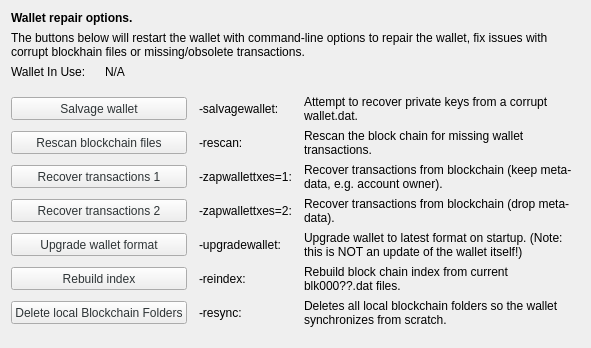
     <widget class="QWidget" name="tab_repair">
      <attribute name="title">
       <string>&amp;Wallet Repair</string>
      </attribute>
      <layout class="QGridLayout" name="gridLayout_4" columnstretch="0,0,0,0">
       <property name="horizontalSpacing">
        <number>12</number>
       </property>
       <item row="10" column="0" colspan="2">
        <widget class="QPushButton" name="btn_resync">
         <property name="minimumSize">
          <size>
           <width>100</width>
           <height>23</height>
          </size>
         </property>
         <property name="styleSheet">
          <string notr="true">color: rgb(46, 52, 54);</string>
         </property>
         <property name="text">
          <string>Delete local Blockchain Folders</string>
         </property>
        </widget>
       </item>
       <item row="0" column="0" colspan="4">
        <widget class="QLabel" name="label_repair_header">
         <property name="font">
          <font>
           <weight>75</weight>
           <bold>true</bold>
          </font>
         </property>
         <property name="text">
          <string>Wallet repair options.</string>
         </property>
        </widget>
       </item>
       <item row="1" column="0" colspan="4">
        <widget class="QLabel" name="label_repair_helptext">
         <property name="font">
          <font>
           <weight>50</weight>
           <bold>false</bold>
          </font>
         </property>
         <property name="text">
          <string>The buttons below will restart the wallet with command-line options to repair the wallet, fix issues with corrupt blockhain files or missing/obsolete transactions.</string>
         </property>
         <property name="wordWrap">
          <bool>true</bool>
         </property>
        </widget>
       </item>
       <item row="2" column="0">
        <widget class="QLabel" name="wallet_path_label">
         <property name="text">
          <string>Wallet In Use:</string>
         </property>
        </widget>
       </item>
       <item row="2" column="1" colspan="3">
        <widget class="QLabel" name="wallet_path">
         <property name="cursor">
          <cursorShape>IBeamCursor</cursorShape>
         </property>
         <property name="text">
          <string>N/A</string>
         </property>
         <property name="textFormat">
          <enum>Qt::PlainText</enum>
         </property>
         <property name="textInteractionFlags">
          <set>Qt::LinksAccessibleByMouse|Qt::TextSelectableByKeyboard|Qt::TextSelectableByMouse</set>
         </property>
        </widget>
       </item>
       <item row="3" column="0">
        <spacer name="verticalSpacer_repair1">
         <property name="orientation">
          <enum>Qt::Vertical</enum>
         </property>
         <property name="sizeHint" stdset="0">
          <size>
           <width>10</width>
           <height>10</height>
          </size>
         </property>
        </spacer>
       </item>
       <item row="4" column="0" colspan="2">
        <widget class="QPushButton" name="btn_salvagewallet">
         <property name="minimumSize">
          <size>
           <width>100</width>
           <height>23</height>
          </size>
         </property>
         <property name="styleSheet">
          <string notr="true">color: rgb(46, 52, 54);</string>
         </property>
         <property name="text">
          <string>Salvage wallet</string>
         </property>
        </widget>
       </item>
       <item row="4" column="2">
        <widget class="QLabel" name="label_repair_salvage_command">
         <property name="text">
          <string notr="true">-salvagewallet:</string>
         </property>
        </widget>
       </item>
       <item row="4" column="3">
        <widget class="QLabel" name="label_repair_salvage">
         <property name="text">
          <string>Attempt to recover private keys from a corrupt wallet.dat.</string>
         </property>
         <property name="wordWrap">
          <bool>true</bool>
         </property>
        </widget>
       </item>
       <item row="5" column="0" colspan="2">
        <widget class="QPushButton" name="btn_rescan">
         <property name="minimumSize">
          <size>
           <width>100</width>
           <height>23</height>
          </size>
         </property>
         <property name="styleSheet">
          <string notr="true">color: rgb(46, 52, 54);</string>
         </property>
         <property name="text">
          <string>Rescan blockchain files</string>
         </property>
        </widget>
       </item>
       <item row="5" column="2">
        <widget class="QLabel" name="label_repair_rescan_command">
         <property name="text">
          <string notr="true">-rescan:</string>
         </property>
        </widget>
       </item>
       <item row="5" column="3">
        <widget class="QLabel" name="label_repair_rescan">
         <property name="text">
          <string>Rescan the block chain for missing wallet transactions.</string>
         </property>
         <property name="wordWrap">
          <bool>true</bool>
         </property>
        </widget>
       </item>
       <item row="6" column="0" colspan="2">
        <widget class="QPushButton" name="btn_zapwallettxes1">
         <property name="minimumSize">
          <size>
           <width>100</width>
           <height>23</height>
          </size>
         </property>
         <property name="styleSheet">
          <string notr="true">color: rgb(46, 52, 54);</string>
         </property>
         <property name="text">
          <string>Recover transactions 1</string>
         </property>
        </widget>
       </item>
       <item row="6" column="2">
        <widget class="QLabel" name="label_repair_zap1_command">
         <property name="text">
          <string notr="true">-zapwallettxes=1:</string>
         </property>
        </widget>
       </item>
       <item row="6" column="3">
        <widget class="QLabel" name="label_repair_zap1">
         <property name="text">
          <string>Recover transactions from blockchain (keep meta-data, e.g. account owner).</string>
         </property>
         <property name="wordWrap">
          <bool>true</bool>
         </property>
        </widget>
       </item>
       <item row="7" column="0" colspan="2">
        <widget class="QPushButton" name="btn_zapwallettxes2">
         <property name="minimumSize">
          <size>
           <width>100</width>
           <height>23</height>
          </size>
         </property>
         <property name="styleSheet">
          <string notr="true">color: rgb(46, 52, 54);</string>
         </property>
         <property name="text">
          <string>Recover transactions 2</string>
         </property>
        </widget>
       </item>
       <item row="7" column="2">
        <widget class="QLabel" name="label_repair_zap2_command">
         <property name="text">
          <string notr="true">-zapwallettxes=2:</string>
         </property>
        </widget>
       </item>
       <item row="7" column="3">
        <widget class="QLabel" name="label_repair_zap2">
         <property name="text">
          <string>Recover transactions from blockchain (drop meta-data).</string>
         </property>
         <property name="wordWrap">
          <bool>true</bool>
         </property>
        </widget>
       </item>
       <item row="8" column="0" colspan="2">
        <widget class="QPushButton" name="btn_upgradewallet">
         <property name="minimumSize">
          <size>
           <width>100</width>
           <height>23</height>
          </size>
         </property>
         <property name="styleSheet">
          <string notr="true">color: rgb(46, 52, 54);</string>
         </property>
         <property name="text">
          <string>Upgrade wallet format</string>
         </property>
        </widget>
       </item>
       <item row="8" column="2">
        <widget class="QLabel" name="label_repair_upgrade_command">
         <property name="text">
          <string notr="true">-upgradewallet:</string>
         </property>
        </widget>
       </item>
       <item row="8" column="3">
        <widget class="QLabel" name="label_repair_upgrade">
         <property name="text">
          <string>Upgrade wallet to latest format on startup. (Note: this is NOT an update of the wallet itself!)</string>
         </property>
         <property name="wordWrap">
          <bool>true</bool>
         </property>
        </widget>
       </item>
       <item row="9" column="0" colspan="2">
        <widget class="QPushButton" name="btn_reindex">
         <property name="minimumSize">
          <size>
           <width>100</width>
           <height>23</height>
          </size>
         </property>
         <property name="styleSheet">
          <string notr="true">color: rgb(46, 52, 54);</string>
         </property>
         <property name="text">
          <string>Rebuild index</string>
         </property>
        </widget>
       </item>
       <item row="9" column="2">
        <widget class="QLabel" name="label_repair_reindex_command">
         <property name="text">
          <string notr="true">-reindex:</string>
         </property>
        </widget>
       </item>
       <item row="9" column="3">
        <widget class="QLabel" name="label_repair_reindex">
         <property name="text">
          <string>Rebuild block chain index from current blk000??.dat files.</string>
         </property>
         <property name="wordWrap">
          <bool>true</bool>
         </property>
        </widget>
       </item>
       <item row="11" column="0">
        <spacer name="verticalSpacer_repair2">
         <property name="orientation">
          <enum>Qt::Vertical</enum>
         </property>
         <property name="sizeHint" stdset="0">
          <size>
           <width>20</width>
           <height>10</height>
          </size>
         </property>
        </spacer>
       </item>
       <item row="10" column="2">
        <widget class="QLabel" name="label_repair_resync_command">
         <property name="text">
          <string>-resync:</string>
         </property>
        </widget>
       </item>
       <item row="10" column="3">
        <widget class="QLabel" name="label_repair_resync">
         <property name="text">
          <string>Deletes all local blockchain folders so the wallet synchronizes from scratch.</string>
         </property>
         <property name="wordWrap">
          <bool>true</bool>
         </property>
        </widget>
       </item>
      </layout>
     </widget>
